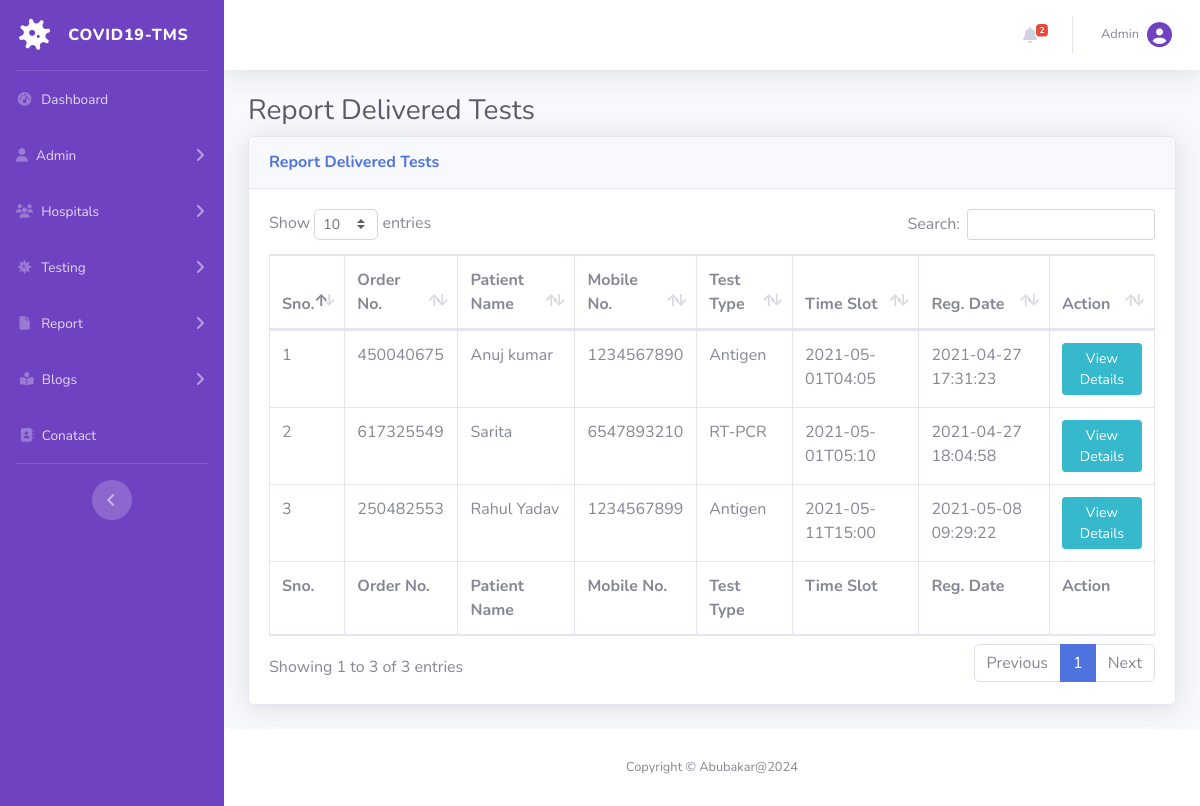
Before: /covid-tms/reportdelivered-test.php (signed in) with the older database file.
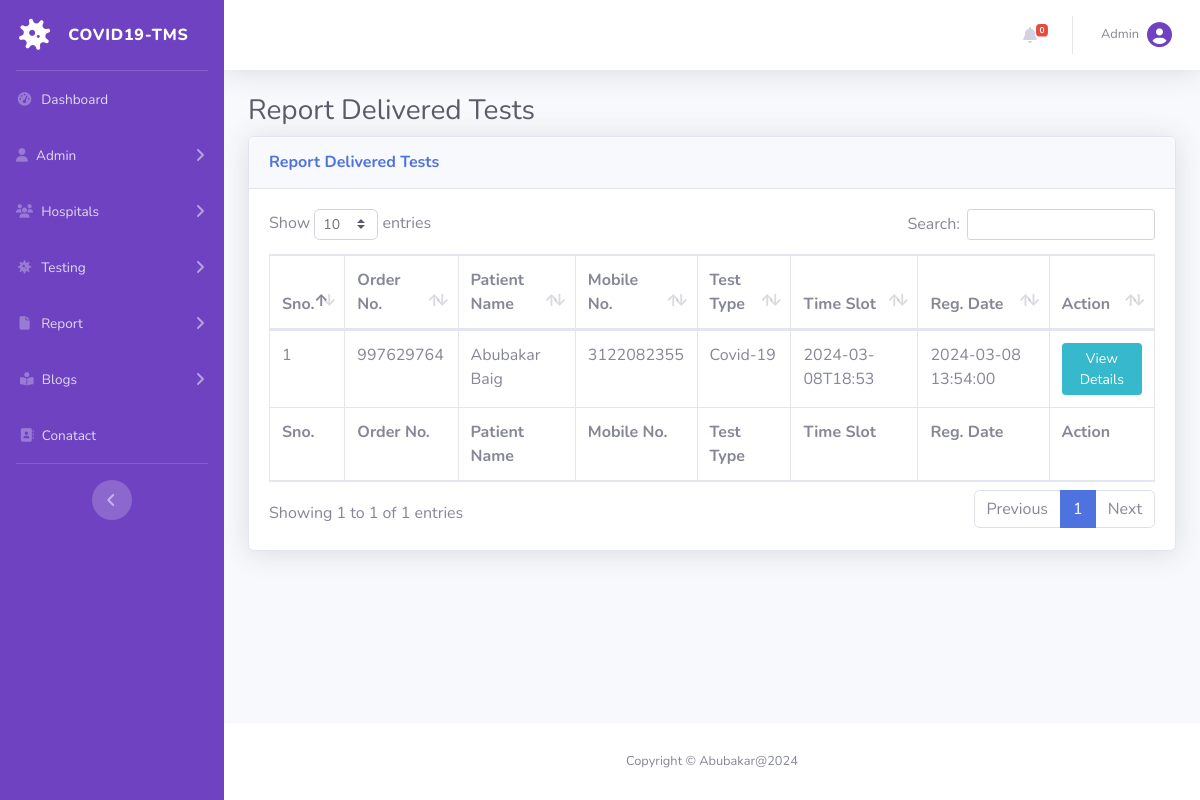
After: the same page with the newer database file.
### tables this page shows
CREATE TABLE `tbltestrecord` (
  `id` int(11) NOT NULL,
  `OrderNumber` bigint(14) DEFAULT NULL,
  `PatientMobileNumber` bigint(14) DEFAULT NULL,
  `TestType` varchar(100) DEFAULT NULL,
  `TestTimeSlot` varchar(120) DEFAULT NULL,
  `ReportStatus` varchar(100) DEFAULT NULL,
  `FinalReport` varchar(150) DEFAULT NULL,
  `ReportUploadTime` varchar(200) DEFAULT NULL,
  `RegistrationDate` timestamp NULL DEFAULT current_timestamp(),
  `AssignedtoEmpId` varchar(150) DEFAULT NULL,
  `AssigntoName` varchar(180) DEFAULT NULL,
  `AssignedTime` varchar(100) DEFAULT NULL
);

CREATE TABLE `tblpatients` (
  `id` int(11) NOT NULL,
  `FullName` varchar(120) DEFAULT NULL,
  `MobileNumber` bigint(12) DEFAULT NULL,
  `DateOfBirth` date DEFAULT NULL,
  `GovtIssuedIdNo` varchar(150) DEFAULT NULL,
  `FullAddress` varchar(255) DEFAULT NULL,
  `State` varchar(200) DEFAULT NULL,
  `RegistrationDate` timestamp NOT NULL DEFAULT current_timestamp()
);

### covid-tms/reportdelivered-test.php (the view, shortened to what the changed rows need)
<?php session_start();
include_once('includes/config.php');
if (strlen($_SESSION['aid']==0)) {
  header('location:logout.php');
  } else{
?>
<!DOCTYPE html>
<html lang="en">
<head>
    <link href="vendor/fontawesome-free/css/all.min.css" rel="stylesheet" type="text/css">
    <link href="css/sb-admin-2.min.css" rel="stylesheet">
    <link href="vendor/datatables/dataTables.bootstrap4.min.css" rel="stylesheet">
</head>
<body id="page-top">
    <div id="wrapper">
  <?php include_once('includes/sidebar.php');?>
        <div id="content-wrapper" class="d-flex flex-column">
            <div id="content">
<?php include_once('includes/topbar.php');?>
                <div class="container-fluid">
                    <h1 class="h3 mb-2 text-gray-800">Report Delivered Tests</h1>
                    <div class="card shadow mb-4">
                        <div class="card-header py-3">
                            <h6 class="m-0 font-weight-bold text-primary">Report Delivered Tests</h6>
                        </div>
                        <div class="card-body">
                            <div class="table-responsive">
                                <form name="assignto" method="post">
                    <table class="table table-bordered" id="dataTable" width="100%" cellspacing="0">
                                    <thead>
                                        <tr>
                                            <th>Sno.</th>
                                            <th>Order No.</th>
                                            <th>Patient Name</th>
                                            <th>Mobile No.</th>
                                            <th>Test Type</th>
                                            <th>Time Slot</th>
                                            <th>Reg. Date</th>
                                            <th>Action</th>
                                        </tr>
                                    </thead>
                                      <tfoot>
                                            <tr>
                                            <th>Sno.</th>
                                            <th>Order No.</th>
                                            <th>Patient Name</th>
                                            <th>Mobile No.</th>
                                            <th>Test Type</th>
                                            <th>Time Slot</th>
                                            <th>Reg. Date</th>
                                            <th>Action</th>
                                        </tr>
                                    </tfoot>
                                    <tbody>
<?php $query=mysqli_query($con,"select tbltestrecord.OrderNumber,tblpatients.FullName,tblpatients.MobileNumber,tbltestrecord.TestType,tbltestrecord.TestTimeSlot,tbltestrecord.RegistrationDate,tbltestrecord.id as testid from tbltestrecord
join tblpatients on tblpatients.MobileNumber=tbltestrecord.PatientMobileNumber
where ReportStatus='Delivered'
    ");
$cnt=1;
while($row=mysqli_fetch_array($query)){
?>
                                        <tr>
                                            <td><?php echo $cnt;?></td>
                                            <td><?php echo $row['OrderNumber'];?></td>
                                            <td><?php echo $row['FullName'];?></td>
                                            <td><?php echo $row['MobileNumber'];?></td>
                                            <td><?php echo $row['TestType'];?></td>
                                            <td><?php echo $row['TestTimeSlot'];?></td>
                                             <td><?php echo $row['RegistrationDate'];?></td>
                                            <td>
                                <a href="test-details.php?tid=<?php echo $row['testid'];?>&&oid=<?php echo $row['OrderNumber'];?>" class="btn btn-info btn-sm">View Details</a>
                            </td>
                                        </tr>
<?php $cnt++;} ?>
                                    </tbody>
                                </table>
                                     </form>
                            </div>
                        </div>
                    </div>
                </div>
            </div>
    <?php include_once('includes/footer.php');?>
        </div>
    </div>
</body>
</html>
<?php } ?>

### covid-tms/includes/topbar.php (shortened to what the changed rows need)
      <nav class="navbar navbar-expand navbar-light bg-white topbar mb-4 static-top shadow">
            <?php if($_SESSION['aid']):?>
                    <ul class="navbar-nav ml-auto">
<?php $query=mysqli_query($con,"select * from tbltestrecord where ReportStatus is null");
$count=mysqli_num_rows($query);
?>
                        <li class="nav-item dropdown no-arrow mx-1">
                            <a class="nav-link dropdown-toggle" href="#" id="alertsDropdown" role="button"
                                data-toggle="dropdown" aria-haspopup="true" aria-expanded="false">
                                <i class="fas fa-bell fa-fw"></i>
                                <span class="badge badge-danger badge-counter"><?php echo $count;?></span>
                            </a>
                        </li>
                        <li class="nav-item dropdown no-arrow">
                            <a class="nav-link dropdown-toggle" href="#" id="userDropdown" role="button"
                                data-toggle="dropdown" aria-haspopup="true" aria-expanded="false">
                <?php
$adid=$_SESSION['aid'];
$ret1=mysqli_query($con,"select AdminName from tbladmin where ID='$adid'");
while($row1=mysqli_fetch_array($ret1)){
?>
                                <span class="mr-2 d-none d-lg-inline text-gray-600 small"><?php  echo $row1['AdminName'];?></span>
                           <?php } ?>
                           <i class="fa-solid fa-circle-user" style="font-size:25px; color:#6f42c1;"></i>
                        </a>
                        </li>
                    </ul>
                <?php endif;?>
                </nav>

Changed rows visible on the page:
removed tbltestrecord: OrderNumber "450040675", tblpatients.FullName "Anuj kumar", tblpatients.MobileNumber "1234567890", TestType "Antigen", TestTimeSlot "2021-05-01T04:05", RegistrationDate "2021-04-27 17:31:23"
removed tbltestrecord: OrderNumber "617325549", tblpatients.FullName "Sarita", tblpatients.MobileNumber "6547893210", TestType "RT-PCR", TestTimeSlot "2021-05-01T05:10", RegistrationDate "2021-04-27 18:04:58"
removed tbltestrecord: OrderNumber "250482553", tblpatients.FullName "Rahul Yadav", tblpatients.MobileNumber "1234567899", TestType "Antigen", TestTimeSlot "2021-05-11T15:00", RegistrationDate "2021-05-08 09:29:22"
added tbltestrecord: OrderNumber "997629764", tblpatients.FullName "Abubakar Baig", tblpatients.MobileNumber "3122082355", TestType "Covid-19", TestTimeSlot "2024-03-08T18:53", RegistrationDate "2024-03-08 13:54:00"
Other visible differences:
$count: "2" → "0"
text written by a page script: "Show entries Search: Showing 1 to 3 of 3 entries Previous 1 Next" → "Show entries Search: Showing 1 to 1 of 1 entries Previous 1 Next"
